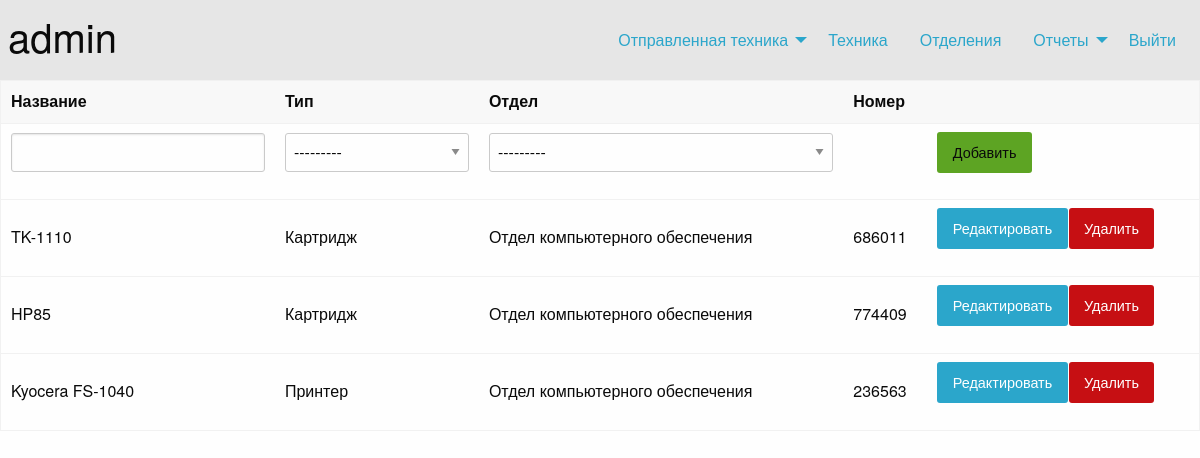
The app's page /technic/ (signed in), older data.
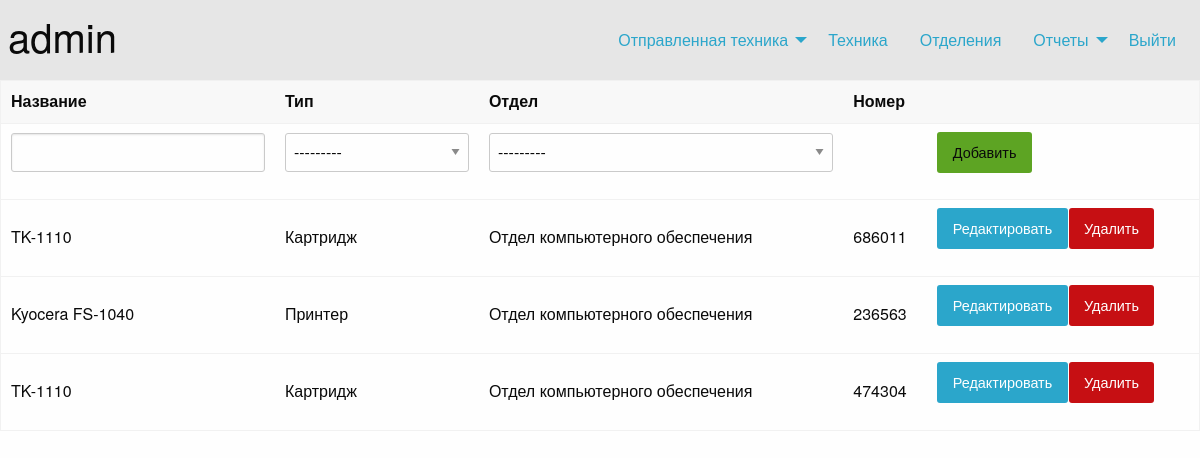
The same page, newer data.
### hdesk/models.py (models this page shows, shortened)
class Technics(models.Model):
    name = models.CharField(max_length=128)
    t_type = models.ForeignKey('Type',on_delete = models.CASCADE, related_name = 'Тип')
    serial = models.IntegerField(default = 0)
    depart = models.ForeignKey('Department',on_delete=models.CASCADE,related_name = 'Отделение',default = None, blank = True)
    writeoff = models.BooleanField(blank = True, default = False)
    busy = models.BooleanField(blank = True, default = False)
    class Meta:
        verbose_name = 'Техника'
        verbose_name_plural = 'Техника'

class Type(models.Model):
    name = models.CharField(max_length = 128)
    def __str__(self):
        return self.name

class Department(models.Model):
    name = models.CharField(max_length=128)
    short_name = models.CharField(max_length=10)
    def __str__(self):
        return self.name
    class Meta:
        verbose_name = 'Отделение'
        verbose_name_plural = 'Отделения'

### hdesk/views.py (the view, shortened to what this page needs)
# urls.py: path(r'technic/',views.technic,name = 'technic'),
@login_required
def technic(request):
    def getExTec(s):
        try:
            tec = get_object_or_404(Technics,serial = s)
        except Http404:
            tec = None
        return tec
    tec = Technics.objects.filter(writeoff = False)
    TForm = TecForm(request.POST)
    err = ''
    return render(request,'pages/technic.html', {'tecs':tec,'form':TForm,'err':err})

### hdesk/forms.py
class TecForm(ModelForm):
    class Meta:
        model = Technics
        fields = ['name','t_type','depart']

### templates/pages/technic.html (shortened to what this page needs)
{% extends 'layout.html' %}
{% block content %}
<table class="unstriped">
    <thead>
        <th>
            Название
        </th>
        <th>
            Тип
        </th>
        <th>
            Отдел
        </th>
        <th>
            Номер
        </th>
        <th>
        </th>
    </thead>
    <tbody>
        <tr>
            <form action="" method="post">
                <td>
                    {{form.name}}
                </td>
                <td>
                    {{form.t_type}}
                </td>
                <td>
                    {{form.depart}}
                </td>
                <td>
                </td>
                <td>
                    <button type="submit" class="button success" id="sbm">Добавить</button>
                </td>
            </form>
        </tr>
        {% for t in tecs %}
        <tr>
            <td>{{t.name}}</td>
            <td>{{t.t_type}}</td>
            <td>{{t.depart.name}}</td>
            <td>{{t.serial}}</td>
            <td>
                <div class="button-group">
                    <a href="/technic/edit/{{ t.id }}" class="button">
                        Редактировать
                    </a>
                    <a href="/technic/delete/{{ t.id }}" class="button alert">
                        Удалить
                    </a>
                </div>
            </td>
        </tr>
        {% endfor %}
    </tbody>
</table>
{% endblock %}

Row changes from the older to the newer data that the page shows:
no longer on this page (row edited): Technics: name "HP85", t_type "Картридж", depart.name "Отдел компьютерного обеспечения", serial "774409"
added Technics: name "TK-1110", t_type "Картридж", depart.name "Отдел компьютерного обеспечения", serial "474304"
